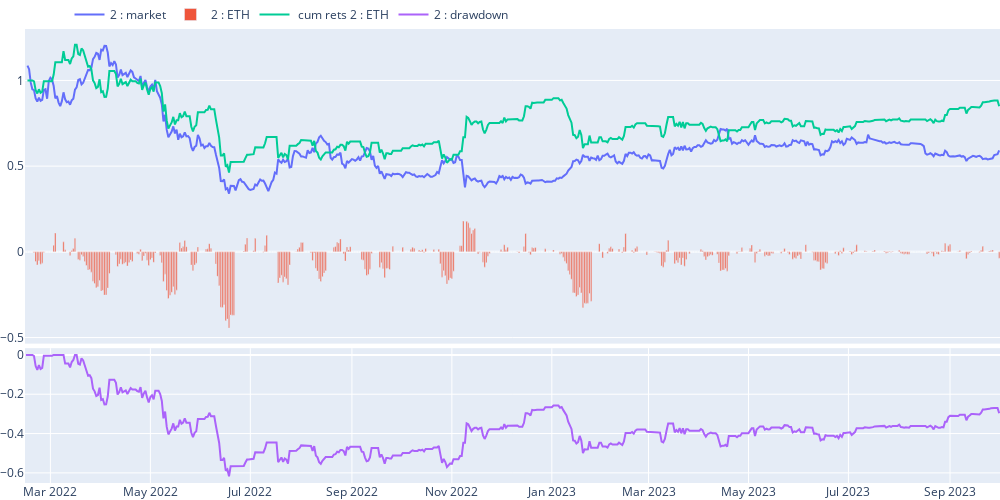
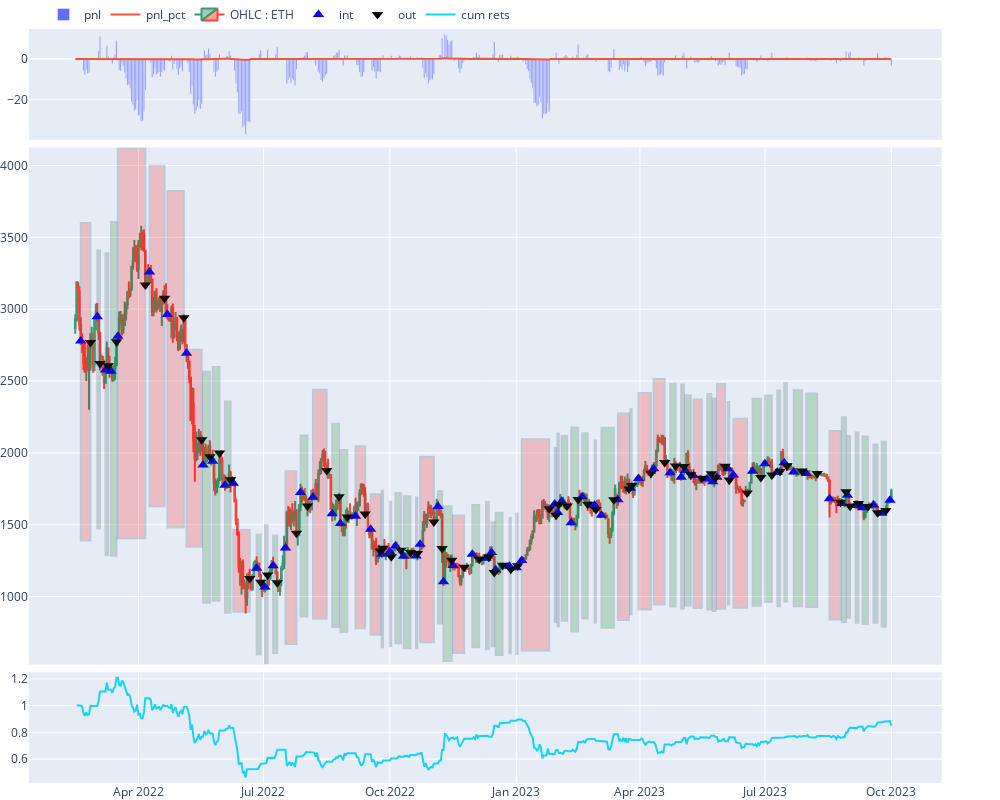

The code cell stored with these charts, in order, in its notebook:
### Code cell
#agent.view_report()
AGENT[1].view_report()

### Figure 1 — Plotly figure (JSON) as saved in the notebook; plotly's stock layout.template omitted (floating-point values rounded to 4 significant figures; data arrays with more than 128 entries replaced by an {"elided": "..."} marker saying what was removed)
{"data": [{"name": "2 : market", "type": "scatter", "x": {"elided": "595 str values"}, "xaxis": "x", "y": {"elided": "595 float values"}, "yaxis": "y"}, {"name": "2 : ETH", "type": "bar", "x": {"elided": "595 str values"}, "xaxis": "x", "y": {"elided": "595 float values"}, "yaxis": "y"}, {"name": " cum rets 2 : ETH", "type": "scatter", "x": {"elided": "595 str values"}, "xaxis": "x", "y": {"elided": "595 float values"}, "yaxis": "y"}, {"name": "2 : drawdown", "type": "scatter", "x": {"elided": "595 str values"}, "xaxis": "x2", "y": {"elided": "595 float values"}, "yaxis": "y2"}], "layout": {"height": 500, "legend": {"orientation": "h", "x": 0.5, "xanchor": "right", "y": 1, "yanchor": "bottom"}, "margin": {"b": 0, "l": 10, "r": 0, "t": 0}, "width": 1000, "xaxis": {"anchor": "y", "domain": [0, 1], "matches": "x2", "showticklabels": false}, "xaxis2": {"anchor": "y2", "domain": [0, 1]}, "yaxis": {"anchor": "x", "domain": [0.307, 1]}, "yaxis2": {"anchor": "x2", "domain": [0, 0.297]}}}

### Figure 2 — Plotly figure (JSON) as saved in the notebook; plotly's stock layout.template omitted (floating-point values rounded to 4 significant figures; data arrays with more than 128 entries replaced by an {"elided": "..."} marker saying what was removed)
{"data": [{"name": "pnl", "type": "bar", "x": {"elided": "595 str values"}, "xaxis": "x", "y": {"elided": "595 float values"}, "yaxis": "y"}, {"name": "pnl_pct", "type": "scatter", "x": {"elided": "595 str values"}, "xaxis": "x", "y": {"elided": "595 float values"}, "yaxis": "y"}, {"close": {"elided": "595 float values"}, "high": {"elided": "595 float values"}, "low": {"elided": "595 float values"}, "name": "OHLC : ETH", "open": {"elided": "595 float values"}, "type": "candlestick", "x": {"elided": "595 str values"}, "xaxis": "x2", "yaxis": "y3"}, {"marker": {"color": "blue", "size": 10, "symbol": 5}, "mode": "markers", "name": "int", "type": "scatter", "x": ["2022-02-18T00:00:00", "2022-03-02T00:00:00", "2022-03-08T00:00:00", "2022-03-12T00:00:00", "2022-03-17T00:00:00", "2022-04-09T00:00:00", "2022-04-22T00:00:00", "2022-05-06T00:00:00", "2022-05-18T00:00:00", "2022-05-25T00:00:00", "2022-06-03T00:00:00", "2022-06-09T00:00:00", "2022-06-26T00:00:00", "2022-07-02T00:00:00", "2022-07-08T00:00:00", "2022-07-17T00:00:00", "2022-07-28T00:00:00", "2022-08-06T00:00:00", "2022-08-20T00:00:00", "2022-08-26T00:00:00", "2022-09-06T00:00:00", "2022-09-17T00:00:00", "2022-09-25T00:00:00", "2022-10-01T00:00:00", "2022-10-05T00:00:00", "2022-10-11T00:00:00", "2022-10-20T00:00:00", "2022-10-23T00:00:00", "2022-11-05T00:00:00", "2022-11-09T00:00:00", "2022-11-16T00:00:00", "2022-11-30T00:00:00", "2022-12-10T00:00:00", "2022-12-14T00:00:00", "2022-12-17T00:00:00", "2022-12-27T00:00:00", "2023-01-01T00:00:00", "2023-01-05T00:00:00", "2023-01-29T00:00:00", "2023-01-31T00:00:00", "2023-02-03T00:00:00", "2023-02-10T00:00:00", "2023-02-18T00:00:00", "2023-02-27T00:00:00", "2023-03-04T00:00:00", "2023-03-16T00:00:00", "2023-03-25T00:00:00", "2023-03-31T00:00:00", "2023-04-11T00:00:00", "2023-04-23T00:00:00", "2023-05-01T00:00:00", "2023-05-04T00:00:00", "2023-05-10T00:00:00", "2023-05-20T00:00:00", "2023-05-24T00:00:00", "2023-05-27T00:00:00", "2023-06-04T00:00:00", "2023-06-08T00:00:00", "2023-06-22T00:00:00", "2023-07-01T00:00:00", "2023-07-10T00:00:00", "2023-07-15T00:00:00", "2023-07-22T00:00:00", "2023-07-31T00:00:00", "2023-08-17T00:00:00", "2023-08-26T00:00:00", "2023-08-30T00:00:00", "2023-09-05T00:00:00", "2023-09-10T00:00:00", "2023-09-18T00:00:00", "2023-09-24T00:00:00", "2023-09-30T00:00:00"], "xaxis": "x2", "y": [2779.0, 2947.0, 2576.0, 2569.0, 2812.0, 3259.0, 2962.0, 2693.0, 1915.0, 1943.0, 1775.0, 1789.0, 1198.0, 1067.0, 1214.0, 1339.0, 1725.0, 1691.0, 1576.0, 1508.0, 1559.0, 1469.0, 1295.0, 1312.0, 1352.0, 1280.0, 1283.0, 1364.0, 1627.0, 1103.0, 1216.0, 1294.0, 1266.0, 1307.0, 1187.0, 1212.0, 1200.0, 1251.0, 1645.0, 1585.0, 1664.0, 1513.0, 1695.0, 1636.0, 1567.0, 1674.0, 1753.0, 1822.0, 1890.0, 1862, 1831.0, 1877.0, 1841.0, 1819.0, 1800.0, 1830.0, 1890.0, 1846.0, 1872.0, 1924.0, 1865.0, 1931.0, 1867.0, 1856.0, 1681.0, 1647.0, 1705.0, 1634.0, 1617.0, 1637.0, 1581.0, 1671.0], "yaxis": "y3"}, {"marker": {"color": "black", "size": 10, "symbol": 6}, "mode": "markers", "name": "out", "type": "scatter", "x": ["2022-02-25T00:00:00", "2022-03-04T00:00:00", "2022-03-10T00:00:00", "2022-03-16T00:00:00", "2022-04-06T00:00:00", "2022-04-20T00:00:00", "2022-05-04T00:00:00", "2022-05-17T00:00:00", "2022-05-23T00:00:00", "2022-05-30T00:00:00", "2022-06-07T00:00:00", "2022-06-21T00:00:00", "2022-06-29T00:00:00", "2022-07-04T00:00:00", "2022-07-11T00:00:00", "2022-07-25T00:00:00", "2022-08-02T00:00:00", "2022-08-16T00:00:00", "2022-08-25T00:00:00", "2022-08-31T00:00:00", "2022-09-13T00:00:00", "2022-09-24T00:00:00", "2022-09-26T00:00:00", "2022-10-02T00:00:00", "2022-10-09T00:00:00", "2022-10-16T00:00:00", "2022-10-21T00:00:00", "2022-11-02T00:00:00", "2022-11-08T00:00:00", "2022-11-15T00:00:00", "2022-11-24T00:00:00", "2022-12-05T00:00:00", "2022-12-12T00:00:00", "2022-12-16T00:00:00", "2022-12-22T00:00:00", "2022-12-28T00:00:00", "2023-01-02T00:00:00", "2023-01-25T00:00:00", "2023-01-30T00:00:00", "2023-02-01T00:00:00", "2023-02-07T00:00:00", "2023-02-15T00:00:00", "2023-02-22T00:00:00", "2023-02-28T00:00:00", "2023-03-13T00:00:00", "2023-03-24T00:00:00", "2023-03-26T00:00:00", "2023-04-09T00:00:00", "2023-04-19T00:00:00", "2023-04-27T00:00:00", "2023-05-03T00:00:00", "2023-05-08T00:00:00", "2023-05-16T00:00:00", "2023-05-23T00:00:00", "2023-05-26T00:00:00", "2023-06-02T00:00:00", "2023-06-05T00:00:00", "2023-06-18T00:00:00", "2023-06-28T00:00:00", "2023-07-06T00:00:00", "2023-07-12T00:00:00", "2023-07-17T00:00:00", "2023-07-28T00:00:00", "2023-08-08T00:00:00", "2023-08-25T00:00:00", "2023-08-29T00:00:00", "2023-09-01T00:00:00", "2023-09-07T00:00:00", "2023-09-14T00:00:00", "2023-09-21T00:00:00", "2023-09-27T00:00:00"], "xaxis": "x2", "y": [2768.0, 2622.0, 2607.0, 2774.0, 3169.0, 3076.0, 2941.0, 2091.0, 1973.0, 1999.0, 1813.0, 1126.0, 1100.0, 1151, 1096.0, 1441.0, 1631.0, 1877.0, 1695.0, 1554.0, 1574.0, 1317.0, 1336.0, 1277.0, 1323.0, 1306.0, 1300.0, 1518.0, 1335.0, 1253.0, 1204.0, 1259.0, 1275.0, 1167.0, 1218.0, 1190.0, 1214, 1612.0, 1566.0, 1642.0, 1631.0, 1675.0, 1643.0, 1605.0, 1673.0, 1750.0, 1774.0, 1859.0, 1934.0, 1909.0, 1905.0, 1848.0, 1824.0, 1854.0, 1828.0, 1907.0, 1810.0, 1721.0, 1828.0, 1846.0, 1872.0, 1911.0, 1874.0, 1856.0, 1656.0, 1729.0, 1629.0, 1648.0, 1626.0, 1584.0, 1599.0], "yaxis": "y3"}, {"name": "cum rets", "type": "scatter", "x": {"elided": "595 str values"}, "xaxis": "x3", "y": {"elided": "595 float values"}, "yaxis": "y5"}], "layout": {"height": 800, "legend": {"orientation": "h", "x": 0.5, "xanchor": "right", "y": 1, "yanchor": "bottom"}, "margin": {"b": 0, "l": 10, "r": 0, "t": 0}, "shapes": [{"fillcolor": "red", "opacity": 0.2, "x0": "2022-02-18T00:00:00", "x1": "2022-02-25T00:00:00", "xref": "x2", "y0": 1390.0, "y1": 3599.0, "yref": "y3"}, {"fillcolor": "green", "opacity": 0.2, "x0": "2022-03-02T00:00:00", "x1": "2022-03-04T00:00:00", "xref": "x2", "y0": 1474.0, "y1": 3409.0, "yref": "y3"}, {"fillcolor": "green", "opacity": 0.2, "x0": "2022-03-08T00:00:00", "x1": "2022-03-10T00:00:00", "xref": "x2", "y0": 1288.0, "y1": 3389.0, "yref": "y3"}, {"fillcolor": "green", "opacity": 0.2, "x0": "2022-03-12T00:00:00", "x1": "2022-03-16T00:00:00", "xref": "x2", "y0": 1284.0, "y1": 3606.0, "yref": "y3"}, {"fillcolor": "red", "opacity": 0.2, "x0": "2022-03-17T00:00:00", "x1": "2022-04-06T00:00:00", "xref": "x2", "y0": 1406.0, "y1": 4119.0, "yref": "y3"}, {"fillcolor": "red", "opacity": 0.2, "x0": "2022-04-09T00:00:00", "x1": "2022-04-20T00:00:00", "xref": "x2", "y0": 1629.0, "y1": 3999.0, "yref": "y3"}, {"fillcolor": "red", "opacity": 0.2, "x0": "2022-04-22T00:00:00", "x1": "2022-05-04T00:00:00", "xref": "x2", "y0": 1481.0, "y1": 3823.0, "yref": "y3"}, {"fillcolor": "red", "opacity": 0.2, "x0": "2022-05-06T00:00:00", "x1": "2022-05-17T00:00:00", "xref": "x2", "y0": 1346.0, "y1": 2718.0, "yref": "y3"}, {"fillcolor": "green", "opacity": 0.2, "x0": "2022-05-18T00:00:00", "x1": "2022-05-23T00:00:00", "xref": "x2", "y0": 957.6, "y1": 2565.0, "yref": "y3"}, {"fillcolor": "green", "opacity": 0.2, "x0": "2022-05-25T00:00:00", "x1": "2022-05-30T00:00:00", "xref": "x2", "y0": 971.3, "y1": 2598.0, "yref": "y3"}, {"fillcolor": "green", "opacity": 0.2, "x0": "2022-06-03T00:00:00", "x1": "2022-06-07T00:00:00", "xref": "x2", "y0": 887.6, "y1": 2357.0, "yref": "y3"}, {"fillcolor": "red", "opacity": 0.2, "x0": "2022-06-09T00:00:00", "x1": "2022-06-21T00:00:00", "xref": "x2", "y0": 894.4, "y1": 1464.0, "yref": "y3"}, {"fillcolor": "green", "opacity": 0.2, "x0": "2022-06-26T00:00:00", "x1": "2022-06-29T00:00:00", "xref": "x2", "y0": 598.9, "y1": 1430.0, "yref": "y3"}, {"fillcolor": "green", "opacity": 0.2, "x0": "2022-07-02T00:00:00", "x1": "2022-07-04T00:00:00", "xref": "x2", "y0": 533.5, "y1": 1496.0, "yref": "y3"}, {"fillcolor": "green", "opacity": 0.2, "x0": "2022-07-08T00:00:00", "x1": "2022-07-11T00:00:00", "xref": "x2", "y0": 607.0, "y1": 1425.0, "yref": "y3"}, {"fillcolor": "red", "opacity": 0.2, "x0": "2022-07-17T00:00:00", "x1": "2022-07-25T00:00:00", "xref": "x2", "y0": 669.3, "y1": 1873.0, "yref": "y3"}, {"fillcolor": "green", "opacity": 0.2, "x0": "2022-07-28T00:00:00", "x1": "2022-08-02T00:00:00", "xref": "x2", "y0": 862.3, "y1": 2120.0, "yref": "y3"}, {"fillcolor": "red", "opacity": 0.2, "x0": "2022-08-06T00:00:00", "x1": "2022-08-16T00:00:00", "xref": "x2", "y0": 845.3, "y1": 2440.0, "yref": "y3"}, {"fillcolor": "green", "opacity": 0.2, "x0": "2022-08-20T00:00:00", "x1": "2022-08-25T00:00:00", "xref": "x2", "y0": 788.0, "y1": 2204.0, "yref": "y3"}, {"fillcolor": "green", "opacity": 0.2, "x0": "2022-08-26T00:00:00", "x1": "2022-08-31T00:00:00", "xref": "x2", "y0": 754.1, "y1": 2020.0, "yref": "y3"}, {"fillcolor": "red", "opacity": 0.2, "x0": "2022-09-06T00:00:00", "x1": "2022-09-13T00:00:00", "xref": "x2", "y0": 779.5, "y1": 2047.0, "yref": "y3"}, {"fillcolor": "red", "opacity": 0.2, "x0": "2022-09-17T00:00:00", "x1": "2022-09-24T00:00:00", "xref": "x2", "y0": 734.4, "y1": 1712.0, "yref": "y3"}, {"fillcolor": "green", "opacity": 0.2, "x0": "2022-09-25T00:00:00", "x1": "2022-09-26T00:00:00", "xref": "x2", "y0": 647.3, "y1": 1737.0, "yref": "y3"}, {"fillcolor": "green", "opacity": 0.2, "x0": "2022-10-01T00:00:00", "x1": "2022-10-02T00:00:00", "xref": "x2", "y0": 655.9, "y1": 1660.0, "yref": "y3"}, {"fillcolor": "green", "opacity": 0.2, "x0": "2022-10-05T00:00:00", "x1": "2022-10-09T00:00:00", "xref": "x2", "y0": 676.1, "y1": 1720.0, "yref": "y3"}, {"fillcolor": "green", "opacity": 0.2, "x0": "2022-10-11T00:00:00", "x1": "2022-10-16T00:00:00", "xref": "x2", "y0": 640.1, "y1": 1698.0, "yref": "y3"}, {"fillcolor": "green", "opacity": 0.2, "x0": "2022-10-20T00:00:00", "x1": "2022-10-21T00:00:00", "xref": "x2", "y0": 641.3, "y1": 1690.0, "yref": "y3"}, {"fillcolor": "red", "opacity": 0.2, "x0": "2022-10-23T00:00:00", "x1": "2022-11-02T00:00:00", "xref": "x2", "y0": 682.1, "y1": 1974.0, "yref": "y3"}, {"fillcolor": "green", "opacity": 0.2, "x0": "2022-11-05T00:00:00", "x1": "2022-11-08T00:00:00", "xref": "x2", "y0": 813.5, "y1": 1735.0, "yref": "y3"}, {"fillcolor": "green", "opacity": 0.2, "x0": "2022-11-09T00:00:00", "x1": "2022-11-15T00:00:00", "xref": "x2", "y0": 551.4, "y1": 1629.0, "yref": "y3"}, {"fillcolor": "red", "opacity": 0.2, "x0": "2022-11-16T00:00:00", "x1": "2022-11-24T00:00:00", "xref": "x2", "y0": 608.1, "y1": 1565.0, "yref": "y3"}, {"fillcolor": "green", "opacity": 0.2, "x0": "2022-11-30T00:00:00", "x1": "2022-12-05T00:00:00", "xref": "x2", "y0": 647.2, "y1": 1637.0, "yref": "y3"}, {"fillcolor": "red", "opacity": 0.2, "x0": "2022-12-10T00:00:00", "x1": "2022-12-12T00:00:00", "xref": "x2", "y0": 633.2, "y1": 1658.0, "yref": "y3"}, {"fillcolor": "green", "opacity": 0.2, "x0": "2022-12-14T00:00:00", "x1": "2022-12-16T00:00:00", "xref": "x2", "y0": 653.7, "y1": 1517.0, "yref": "y3"}, {"fillcolor": "green", "opacity": 0.2, "x0": "2022-12-17T00:00:00", "x1": "2022-12-22T00:00:00", "xref": "x2", "y0": 593.6, "y1": 1583.0, "yref": "y3"}, {"fillcolor": "green", "opacity": 0.2, "x0": "2022-12-27T00:00:00", "x1": "2022-12-28T00:00:00", "xref": "x2", "y0": 605.8, "y1": 1547.0, "yref": "y3"}, {"fillcolor": "green", "opacity": 0.2, "x0": "2023-01-01T00:00:00", "x1": "2023-01-02T00:00:00", "xref": "x2", "y0": 600.2, "y1": 1578.0, "yref": "y3"}, {"fillcolor": "red", "opacity": 0.2, "x0": "2023-01-05T00:00:00", "x1": "2023-01-25T00:00:00", "xref": "x2", "y0": 625.6, "y1": 2096.0, "yref": "y3"}, {"fillcolor": "green", "opacity": 0.2, "x0": "2023-01-29T00:00:00", "x1": "2023-01-30T00:00:00", "xref": "x2", "y0": 822.4, "y1": 2036.0, "yref": "y3"}, {"fillcolor": "red", "opacity": 0.2, "x0": "2023-01-31T00:00:00", "x1": "2023-02-01T00:00:00", "xref": "x2", "y0": 792.7, "y1": 2134.0, "yref": "y3"}, {"fillcolor": "green", "opacity": 0.2, "x0": "2023-02-03T00:00:00", "x1": "2023-02-07T00:00:00", "xref": "x2", "y0": 831.8, "y1": 2120.0, "yref": "y3"}, {"fillcolor": "green", "opacity": 0.2, "x0": "2023-02-10T00:00:00", "x1": "2023-02-15T00:00:00", "xref": "x2", "y0": 756.5, "y1": 2177.0, "yref": "y3"}, {"fillcolor": "green", "opacity": 0.2, "x0": "2023-02-18T00:00:00", "x1": "2023-02-22T00:00:00", "xref": "x2", "y0": 847.7, "y1": 2136.0, "yref": "y3"}, {"fillcolor": "red", "opacity": 0.2, "x0": "2023-02-27T00:00:00", "x1": "2023-02-28T00:00:00", "xref": "x2", "y0": 818.2, "y1": 2087.0, "yref": "y3"}, {"fillcolor": "green", "opacity": 0.2, "x0": "2023-03-04T00:00:00", "x1": "2023-03-13T00:00:00", "xref": "x2", "y0": 783.4, "y1": 2175.0, "yref": "y3"}, {"fillcolor": "red", "opacity": 0.2, "x0": "2023-03-16T00:00:00", "x1": "2023-03-24T00:00:00", "xref": "x2", "y0": 836.9, "y1": 2274.0, "yref": "y3"}, {"fillcolor": "red", "opacity": 0.2, "x0": "2023-03-25T00:00:00", "x1": "2023-03-26T00:00:00", "xref": "x2", "y0": 876.6, "y1": 2306.0, "yref": "y3"}, {"fillcolor": "red", "opacity": 0.2, "x0": "2023-03-31T00:00:00", "x1": "2023-04-09T00:00:00", "xref": "x2", "y0": 910.8, "y1": 2417.0, "yref": "y3"}, {"fillcolor": "red", "opacity": 0.2, "x0": "2023-04-11T00:00:00", "x1": "2023-04-19T00:00:00", "xref": "x2", "y0": 944.9, "y1": 2514.0, "yref": "y3"}, {"fillcolor": "green", "opacity": 0.2, "x0": "2023-04-23T00:00:00", "x1": "2023-04-27T00:00:00", "xref": "x2", "y0": 931, "y1": 2481.0, "yref": "y3"}, {"fillcolor": "green", "opacity": 0.2, "x0": "2023-05-01T00:00:00", "x1": "2023-05-03T00:00:00", "xref": "x2", "y0": 915.4, "y1": 2477.0, "yref": "y3"}, {"fillcolor": "green", "opacity": 0.2, "x0": "2023-05-04T00:00:00", "x1": "2023-05-08T00:00:00", "xref": "x2", "y0": 938.5, "y1": 2402.0, "yref": "y3"}, {"fillcolor": "red", "opacity": 0.2, "x0": "2023-05-10T00:00:00", "x1": "2023-05-16T00:00:00", "xref": "x2", "y0": 920.4, "y1": 2371.0, "yref": "y3"}, {"fillcolor": "green", "opacity": 0.2, "x0": "2023-05-20T00:00:00", "x1": "2023-05-23T00:00:00", "xref": "x2", "y0": 909.7, "y1": 2410.0, "yref": "y3"}, {"fillcolor": "red", "opacity": 0.2, "x0": "2023-05-24T00:00:00", "x1": "2023-05-26T00:00:00", "xref": "x2", "y0": 899.9, "y1": 2376.0, "yref": "y3"}, {"fillcolor": "red", "opacity": 0.2, "x0": "2023-05-27T00:00:00", "x1": "2023-06-02T00:00:00", "xref": "x2", "y0": 914.9, "y1": 2479.0, "yref": "y3"}, {"fillcolor": "green", "opacity": 0.2, "x0": "2023-06-04T00:00:00", "x1": "2023-06-05T00:00:00", "xref": "x2", "y0": 945.0, "y1": 2354.0, "yref": "y3"}, {"fillcolor": "red", "opacity": 0.2, "x0": "2023-06-08T00:00:00", "x1": "2023-06-18T00:00:00", "xref": "x2", "y0": 922.8, "y1": 2237.0, "yref": "y3"}, {"fillcolor": "green", "opacity": 0.2, "x0": "2023-06-22T00:00:00", "x1": "2023-06-28T00:00:00", "xref": "x2", "y0": 936.0, "y1": 2376.0, "yref": "y3"}, {"fillcolor": "green", "opacity": 0.2, "x0": "2023-07-01T00:00:00", "x1": "2023-07-06T00:00:00", "xref": "x2", "y0": 962.2, "y1": 2400.0, "yref": "y3"}, {"fillcolor": "green", "opacity": 0.2, "x0": "2023-07-10T00:00:00", "x1": "2023-07-12T00:00:00", "xref": "x2", "y0": 932.5, "y1": 2433.0, "yref": "y3"}, {"fillcolor": "green", "opacity": 0.2, "x0": "2023-07-15T00:00:00", "x1": "2023-07-17T00:00:00", "xref": "x2", "y0": 965.7, "y1": 2485.0, "yref": "y3"}, {"fillcolor": "green", "opacity": 0.2, "x0": "2023-07-22T00:00:00", "x1": "2023-07-28T00:00:00", "xref": "x2", "y0": 933.3, "y1": 2436.0, "yref": "y3"}, {"fillcolor": "green", "opacity": 0.2, "x0": "2023-07-31T00:00:00", "x1": "2023-08-08T00:00:00", "xref": "x2", "y0": 928.1, "y1": 2413.0, "yref": "y3"}, {"fillcolor": "red", "opacity": 0.2, "x0": "2023-08-17T00:00:00", "x1": "2023-08-25T00:00:00", "xref": "x2", "y0": 840.7, "y1": 2153.0, "yref": "y3"}, {"fillcolor": "green", "opacity": 0.2, "x0": "2023-08-26T00:00:00", "x1": "2023-08-29T00:00:00", "xref": "x2", "y0": 823.5, "y1": 2248.0, "yref": "y3"}, {"fillcolor": "green", "opacity": 0.2, "x0": "2023-08-30T00:00:00", "x1": "2023-09-01T00:00:00", "xref": "x2", "y0": 852.6, "y1": 2118.0, "yref": "y3"}, {"fillcolor": "green", "opacity": 0.2, "x0": "2023-09-05T00:00:00", "x1": "2023-09-07T00:00:00", "xref": "x2", "y0": 817.2, "y1": 2143.0, "yref": "y3"}, {"fillcolor": "green", "opacity": 0.2, "x0": "2023-09-10T00:00:00", "x1": "2023-09-14T00:00:00", "xref": "x2", "y0": 808.7, "y1": 2114.0, "yref": "y3"}, {"fillcolor": "green", "opacity": 0.2, "x0": "2023-09-18T00:00:00", "x1": "2023-09-21T00:00:00", "xref": "x2", "y0": 818.3, "y1": 2059.0, "yref": "y3"}, {"fillcolor": "green", "opacity": 0.2, "x0": "2023-09-24T00:00:00", "x1": "2023-09-27T00:00:00", "xref": "x2", "y0": 790.4, "y1": 2078.0, "yref": "y3"}], "width": 1000, "xaxis": {"anchor": "y", "domain": [0, 0.94], "matches": "x3", "rangeslider": {"visible": false}, "showticklabels": false}, "xaxis2": {"anchor": "y3", "domain": [0, 0.94], "matches": "x3", "rangeslider": {"visible": false}, "showticklabels": false}, "xaxis3": {"anchor": "y5", "domain": [0, 0.94], "rangeslider": {"visible": false}}, "yaxis": {"anchor": "x", "domain": [0.853, 1]}, "yaxis2": {"anchor": "x", "overlaying": "y", "side": "right"}, "yaxis3": {"anchor": "x2", "domain": [0.157, 0.843]}, "yaxis4": {"anchor": "x2", "overlaying": "y3", "side": "right"}, "yaxis5": {"anchor": "x3", "domain": [0, 0.147]}, "yaxis6": {"anchor": "x3", "overlaying": "y5", "side": "right"}}}
